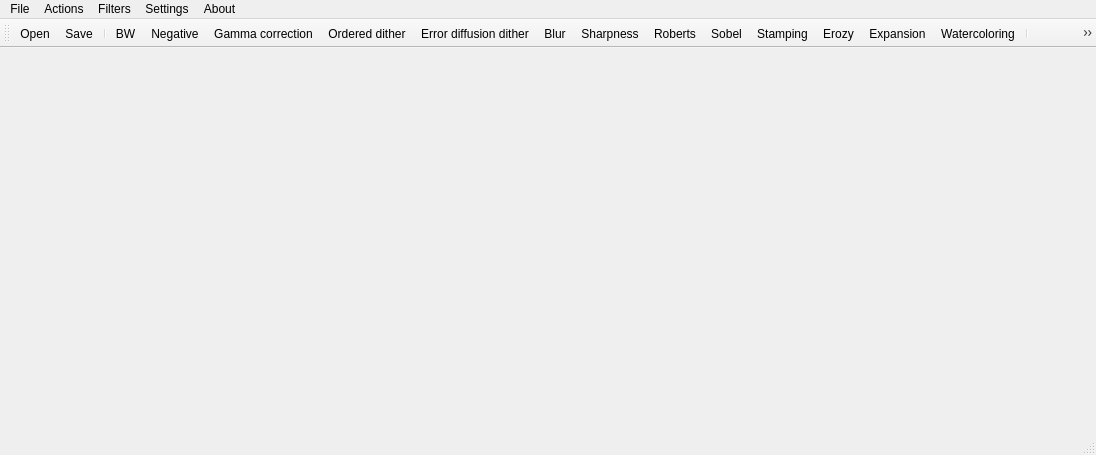
<?xml version="1.0" encoding="UTF-8"?>
<ui version="4.0">
 <class>MainWindow</class>
 <widget class="QMainWindow" name="MainWindow">
  <property name="geometry">
   <rect>
    <x>0</x>
    <y>0</y>
    <width>1096</width>
    <height>455</height>
   </rect>
  </property>
  <property name="windowTitle">
   <string>Filters</string>
  </property>
  <property name="windowIcon">
   <iconset resource="images/rrr.qrc">
    <normaloff>:/rrr/build-Filters-Desktop_Qt_5_12_1_MSVC2017_32bit-Debug/images/Filter-PNG-Image.png</normaloff>:/rrr/build-Filters-Desktop_Qt_5_12_1_MSVC2017_32bit-Debug/images/Filter-PNG-Image.png</iconset>
  </property>
  <widget class="QWidget" name="centralWidget">
   <property name="minimumSize">
    <size>
     <width>1090</width>
     <height>380</height>
    </size>
   </property>
   <property name="maximumSize">
    <size>
     <width>1090</width>
     <height>380</height>
    </size>
   </property>
   <widget class="AWidget" name="a_widget" native="true">
    <property name="geometry">
     <rect>
      <x>10</x>
      <y>10</y>
      <width>350</width>
      <height>350</height>
     </rect>
    </property>
    <property name="minimumSize">
     <size>
      <width>350</width>
      <height>350</height>
     </size>
    </property>
    <property name="maximumSize">
     <size>
      <width>350</width>
      <height>350</height>
     </size>
    </property>
   </widget>
   <widget class="BWidget" name="b_widget" native="true">
    <property name="geometry">
     <rect>
      <x>370</x>
      <y>10</y>
      <width>350</width>
      <height>350</height>
     </rect>
    </property>
    <property name="minimumSize">
     <size>
      <width>350</width>
      <height>350</height>
     </size>
    </property>
    <property name="maximumSize">
     <size>
      <width>350</width>
      <height>350</height>
     </size>
    </property>
   </widget>
   <widget class="CWidget" name="c_widget" native="true">
    <property name="geometry">
     <rect>
      <x>730</x>
      <y>10</y>
      <width>350</width>
      <height>350</height>
     </rect>
    </property>
    <property name="minimumSize">
     <size>
      <width>350</width>
      <height>350</height>
     </size>
    </property>
    <property name="maximumSize">
     <size>
      <width>350</width>
      <height>350</height>
     </size>
    </property>
   </widget>
  </widget>
  <widget class="QMenuBar" name="menuBar">
   <property name="geometry">
    <rect>
     <x>0</x>
     <y>0</y>
     <width>1096</width>
     <height>21</height>
    </rect>
   </property>
   <widget class="QMenu" name="menuFile">
    <property name="title">
     <string>File</string>
    </property>
    <addaction name="actionOpen"/>
    <addaction name="actionSave"/>
   </widget>
   <widget class="QMenu" name="menuActions">
    <property name="title">
     <string>Actions</string>
    </property>
    <addaction name="actionClear"/>
    <addaction name="actionSelect_square"/>
    <addaction name="actionR2Bmp"/>
    <addaction name="actionDuplication"/>
   </widget>
   <widget class="QMenu" name="menuFilters">
    <property name="title">
     <string>Filters</string>
    </property>
    <addaction name="actionBW"/>
    <addaction name="actionNegative"/>
    <addaction name="actionBlur"/>
    <addaction name="actionSharpness"/>
    <addaction name="actionOrdered_dither"/>
    <addaction name="actionError_diffusion_dither"/>
    <addaction name="actionRoberts"/>
    <addaction name="actionSobel"/>
    <addaction name="actionStamping"/>
    <addaction name="actionWatercoloring"/>
    <addaction name="actionGamma_correction"/>
    <addaction name="actionErozy"/>
    <addaction name="actionConstriction"/>
   </widget>
   <widget class="QMenu" name="menuAbout">
    <property name="title">
     <string>About</string>
    </property>
    <addaction name="actionAuthor"/>
   </widget>
   <widget class="QMenu" name="menuSettings">
    <property name="title">
     <string>Settings</string>
    </property>
    <addaction name="actionSettings"/>
   </widget>
   <addaction name="menuFile"/>
   <addaction name="menuActions"/>
   <addaction name="menuFilters"/>
   <addaction name="menuSettings"/>
   <addaction name="menuAbout"/>
  </widget>
  <widget class="QToolBar" name="mainToolBar">
   <attribute name="toolBarArea">
    <enum>TopToolBarArea</enum>
   </attribute>
   <attribute name="toolBarBreak">
    <bool>false</bool>
   </attribute>
   <addaction name="actionOpen"/>
   <addaction name="actionSave"/>
   <addaction name="separator"/>
   <addaction name="actionBW"/>
   <addaction name="actionNegative"/>
   <addaction name="actionGamma_correction"/>
   <addaction name="actionOrdered_dither"/>
   <addaction name="actionError_diffusion_dither"/>
   <addaction name="actionBlur"/>
   <addaction name="actionSharpness"/>
   <addaction name="actionRoberts"/>
   <addaction name="actionSobel"/>
   <addaction name="actionStamping"/>
   <addaction name="actionErozy"/>
   <addaction name="actionConstriction"/>
   <addaction name="actionWatercoloring"/>
   <addaction name="separator"/>
   <addaction name="actionDuplication"/>
   <addaction name="actionSelect_square"/>
   <addaction name="actionClear"/>
   <addaction name="actionR2Bmp"/>
   <addaction name="separator"/>
   <addaction name="actionSettings"/>
   <addaction name="separator"/>
   <addaction name="actionAuthor"/>
  </widget>
  <widget class="QStatusBar" name="statusBar"/>
  <action name="actionOpen">
   <property name="icon">
    <iconset resource="images/rrr.qrc">
     <normaloff>:/rrr/open.png</normaloff>:/rrr/open.png</iconset>
   </property>
   <property name="text">
    <string>Open</string>
   </property>
   <property name="toolTip">
    <string>Open picture</string>
   </property>
   <property name="statusTip">
    <string>Open picture</string>
   </property>
  </action>
  <action name="actionSave">
   <property name="icon">
    <iconset resource="images/rrr.qrc">
     <normaloff>:/rrr/save.png</normaloff>:/rrr/save.png</iconset>
   </property>
   <property name="text">
    <string>Save</string>
   </property>
   <property name="toolTip">
    <string>Save changed picture</string>
   </property>
   <property name="statusTip">
    <string>Save changed picture</string>
   </property>
   <property name="shortcut">
    <string>Ctrl+S</string>
   </property>
  </action>
  <action name="actionBW">
   <property name="icon">
    <iconset resource="images/rrr.qrc">
     <normaloff>:/rrr/bw.png</normaloff>:/rrr/bw.png</iconset>
   </property>
   <property name="text">
    <string>BW</string>
   </property>
   <property name="toolTip">
    <string>Black &amp; White filter</string>
   </property>
   <property name="statusTip">
    <string>Black &amp; White filter</string>
   </property>
  </action>
  <action name="actionNegative">
   <property name="icon">
    <iconset resource="images/rrr.qrc">
     <normaloff>:/rrr/negative.png</normaloff>:/rrr/negative.png</iconset>
   </property>
   <property name="text">
    <string>Negative</string>
   </property>
   <property name="toolTip">
    <string>Negative filter</string>
   </property>
   <property name="statusTip">
    <string>Negative filter</string>
   </property>
  </action>
  <action name="actionClear">
   <property name="enabled">
    <bool>false</bool>
   </property>
   <property name="icon">
    <iconset resource="images/rrr.qrc">
     <normaloff>:/rrr/cl.png</normaloff>:/rrr/cl.png</iconset>
   </property>
   <property name="text">
    <string>Clear</string>
   </property>
   <property name="toolTip">
    <string>Clear selected</string>
   </property>
   <property name="statusTip">
    <string>Clear selected</string>
   </property>
   <property name="shortcut">
    <string>Esc</string>
   </property>
  </action>
  <action name="actionSelect_square">
   <property name="checkable">
    <bool>true</bool>
   </property>
   <property name="enabled">
    <bool>false</bool>
   </property>
   <property name="icon">
    <iconset resource="images/rrr.qrc">
     <normaloff>:/rrr/sel.png</normaloff>:/rrr/sel.png</iconset>
   </property>
   <property name="text">
    <string>Select square</string>
   </property>
   <property name="statusTip">
    <string>Select square</string>
   </property>
  </action>
  <action name="actionOrdered_dither">
   <property name="icon">
    <iconset resource="images/rrr.qrc">
     <normaloff>:/rrr/ord_dither.png</normaloff>:/rrr/ord_dither.png</iconset>
   </property>
   <property name="text">
    <string>Ordered dither</string>
   </property>
   <property name="statusTip">
    <string>Ordered dither</string>
   </property>
  </action>
  <action name="actionR2Bmp">
   <property name="enabled">
    <bool>false</bool>
   </property>
   <property name="icon">
    <iconset resource="images/rrr.qrc">
     <normaloff>:/rrr/build-Filters-Desktop_Qt_5_12_1_MSVC2017_32bit-Debug/images/R2Bmp.png</normaloff>:/rrr/build-Filters-Desktop_Qt_5_12_1_MSVC2017_32bit-Debug/images/R2Bmp.png</iconset>
   </property>
   <property name="text">
    <string>R2Bmp</string>
   </property>
   <property name="toolTip">
    <string>Copy image from zone C to zone B</string>
   </property>
   <property name="statusTip">
    <string>Copy image from zone C to zone B</string>
   </property>
  </action>
  <action name="actionBlur">
   <property name="icon">
    <iconset resource="images/rrr.qrc">
     <normaloff>:/rrr/build-Filters-Desktop_Qt_5_12_1_MSVC2017_32bit-Debug/images/blur.png</normaloff>:/rrr/build-Filters-Desktop_Qt_5_12_1_MSVC2017_32bit-Debug/images/blur.png</iconset>
   </property>
   <property name="text">
    <string>Blur</string>
   </property>
   <property name="toolTip">
    <string>Blur filter</string>
   </property>
   <property name="statusTip">
    <string>Blur filter</string>
   </property>
  </action>
  <action name="actionSharpness">
   <property name="icon">
    <iconset resource="images/rrr.qrc">
     <normaloff>:/rrr/build-Filters-Desktop_Qt_5_12_1_MSVC2017_32bit-Debug/images/shapness.png</normaloff>:/rrr/build-Filters-Desktop_Qt_5_12_1_MSVC2017_32bit-Debug/images/shapness.png</iconset>
   </property>
   <property name="text">
    <string>Sharpness</string>
   </property>
   <property name="toolTip">
    <string>Sharpness filter</string>
   </property>
   <property name="statusTip">
    <string>Sharpness filter</string>
   </property>
  </action>
  <action name="actionRoberts">
   <property name="icon">
    <iconset resource="images/rrr.qrc">
     <normaloff>:/rrr/build-Filters-Desktop_Qt_5_12_1_MSVC2017_32bit-Debug/images/roberts.png</normaloff>:/rrr/build-Filters-Desktop_Qt_5_12_1_MSVC2017_32bit-Debug/images/roberts.png</iconset>
   </property>
   <property name="text">
    <string>Roberts</string>
   </property>
   <property name="toolTip">
    <string>Roberts thresold</string>
   </property>
   <property name="statusTip">
    <string>Roberts thresold</string>
   </property>
  </action>
  <action name="actionSobel">
   <property name="icon">
    <iconset resource="images/rrr.qrc">
     <normaloff>:/rrr/build-Filters-Desktop_Qt_5_12_1_MSVC2017_32bit-Debug/images/sobel.png</normaloff>:/rrr/build-Filters-Desktop_Qt_5_12_1_MSVC2017_32bit-Debug/images/sobel.png</iconset>
   </property>
   <property name="text">
    <string>Sobel</string>
   </property>
   <property name="toolTip">
    <string>Sobel thresold</string>
   </property>
   <property name="statusTip">
    <string>Sobel thresold</string>
   </property>
  </action>
  <action name="actionStamping">
   <property name="icon">
    <iconset resource="images/rrr.qrc">
     <normaloff>:/rrr/build-Filters-Desktop_Qt_5_12_1_MSVC2017_32bit-Debug/images/tisenie.png</normaloff>:/rrr/build-Filters-Desktop_Qt_5_12_1_MSVC2017_32bit-Debug/images/tisenie.png</iconset>
   </property>
   <property name="text">
    <string>Stamping</string>
   </property>
   <property name="statusTip">
    <string>Stamping</string>
   </property>
  </action>
  <action name="actionWatercoloring">
   <property name="icon">
    <iconset resource="images/rrr.qrc">
     <normaloff>:/rrr/build-Filters-Desktop_Qt_5_12_1_MSVC2017_32bit-Debug/images/aquerel.png</normaloff>:/rrr/build-Filters-Desktop_Qt_5_12_1_MSVC2017_32bit-Debug/images/aquerel.png</iconset>
   </property>
   <property name="text">
    <string>Watercoloring</string>
   </property>
   <property name="statusTip">
    <string>Watercoloring</string>
   </property>
  </action>
  <action name="actionError_diffusion_dither">
   <property name="icon">
    <iconset resource="images/rrr.qrc">
     <normaloff>:/rrr/build-Filters-Desktop_Qt_5_12_1_MSVC2017_32bit-Debug/images/errdif.png</normaloff>:/rrr/build-Filters-Desktop_Qt_5_12_1_MSVC2017_32bit-Debug/images/errdif.png</iconset>
   </property>
   <property name="text">
    <string>Error diffusion dither</string>
   </property>
   <property name="statusTip">
    <string>Error diffusion dither</string>
   </property>
  </action>
  <action name="actionAuthor">
   <property name="icon">
    <iconset resource="images/rrr.qrc">
     <normaloff>:/rrr/build-Filters-Desktop_Qt_5_12_1_MSVC2017_32bit-Debug/images/question.png</normaloff>:/rrr/build-Filters-Desktop_Qt_5_12_1_MSVC2017_32bit-Debug/images/question.png</iconset>
   </property>
   <property name="text">
    <string>Author</string>
   </property>
   <property name="toolTip">
    <string>About author</string>
   </property>
   <property name="statusTip">
    <string>About author</string>
   </property>
  </action>
  <action name="actionDuplication">
   <property name="icon">
    <iconset>
     <normaloff>../build-Filters-Desktop_Qt_5_12_1_MSVC2017_32bit-Debug/images/x2-512.png</normaloff>../build-Filters-Desktop_Qt_5_12_1_MSVC2017_32bit-Debug/images/x2-512.png</iconset>
   </property>
   <property name="text">
    <string>Duplication</string>
   </property>
  </action>
  <action name="actionSettings">
   <property name="icon">
    <iconset resource="images/rrr.qrc">
     <normaloff>:/rrr/build-Filters-Desktop_Qt_5_12_1_MSVC2017_32bit-Debug/images/settings.png</normaloff>:/rrr/build-Filters-Desktop_Qt_5_12_1_MSVC2017_32bit-Debug/images/settings.png</iconset>
   </property>
   <property name="text">
    <string>Settings</string>
   </property>
   <property name="toolTip">
    <string>Filters settings</string>
   </property>
   <property name="statusTip">
    <string>Filters settings</string>
   </property>
  </action>
  <action name="actionGamma_correction">
   <property name="icon">
    <iconset resource="images/rrr.qrc">
     <normaloff>:/rrr/build-Filters-Desktop_Qt_5_12_1_MSVC2017_32bit-Debug/images/gamma.png</normaloff>:/rrr/build-Filters-Desktop_Qt_5_12_1_MSVC2017_32bit-Debug/images/gamma.png</iconset>
   </property>
   <property name="text">
    <string>Gamma correction</string>
   </property>
   <property name="statusTip">
    <string>Gamma correction</string>
   </property>
  </action>
  <action name="actionErozy">
   <property name="icon">
    <iconset resource="images/rrr.qrc">
     <normaloff>:/rrr/build-Filters-Desktop_Qt_5_12_1_MSVC2017_32bit-Debug/images/erozy.png</normaloff>:/rrr/build-Filters-Desktop_Qt_5_12_1_MSVC2017_32bit-Debug/images/erozy.png</iconset>
   </property>
   <property name="text">
    <string>Erozy</string>
   </property>
  </action>
  <action name="actionConstriction">
   <property name="icon">
    <iconset resource="images/rrr.qrc">
     <normaloff>:/rrr/build-Filters-Desktop_Qt_5_12_1_MSVC2017_32bit-Debug/images/expansion.png</normaloff>:/rrr/build-Filters-Desktop_Qt_5_12_1_MSVC2017_32bit-Debug/images/expansion.png</iconset>
   </property>
   <property name="text">
    <string>Expansion</string>
   </property>
  </action>
 </widget>
 <layoutdefault spacing="6" margin="11"/>
 <customwidgets>
  <customwidget>
   <class>AWidget</class>
   <extends>QWidget</extends>
   <header>awidget.h</header>
   <container>1</container>
  </customwidget>
  <customwidget>
   <class>BWidget</class>
   <extends>QWidget</extends>
   <header>bwidget.h</header>
   <container>1</container>
  </customwidget>
  <customwidget>
   <class>CWidget</class>
   <extends>QWidget</extends>
   <header>cwidget.h</header>
   <container>1</container>
  </customwidget>
 </customwidgets>
 <resources>
  <include location="images/rrr.qrc"/>
 </resources>
 <connections/>
</ui>
